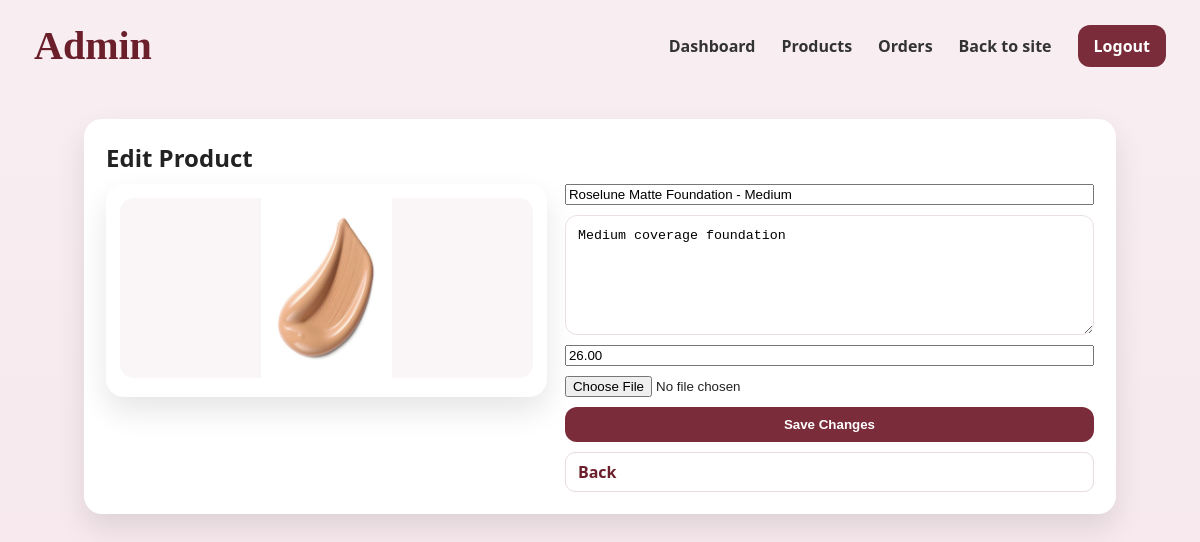
The page /admin/edit_product.php?id=2 (signed in) on the database its author committed.
### tables this page shows
CREATE TABLE `products` (
  `id` int(11) NOT NULL,
  `name` varchar(200) NOT NULL,
  `description` text DEFAULT NULL,
  `price` decimal(8,2) NOT NULL DEFAULT 0.00,
  `image` varchar(255) DEFAULT NULL,
  `shade` varchar(50) DEFAULT NULL,
  `created_at` timestamp NOT NULL DEFAULT current_timestamp(),
  `category` varchar(50) NOT NULL DEFAULT 'universal',
  `skin_tone` varchar(20) DEFAULT NULL
);

### config/helpers.php (called while the page is built, shortened)
<?php
function e($s){
  return htmlspecialchars($s ?? "", ENT_QUOTES, "UTF-8");
}
function url($path=""){
  return BASE_URL . ltrim($path, "/");
}

### admin/edit_product.php (the view, shortened to what this page needs)
<?php
require_once("../config/db.php");
require_once("../config/helpers.php");
$id = (int)($_GET["id"] ?? 0);
$stmt = $conn->prepare("SELECT id,name,description,price,image FROM products WHERE id=? LIMIT 1");
$stmt->bind_param("i", $id);
$stmt->execute();
$res = $stmt->get_result();
$p = $res->fetch_assoc();
?>
<!doctype html>
<html>
<head>
  <link rel="stylesheet" href="../assets/css/style.css">
</head>
<body>
<header class="main-header">
  <div class="logo">Admin</div>
  <nav>
    <a href="<?= url('admin/index.php') ?>">Dashboard</a>
    <a href="<?= url('admin/add_product.php') ?>">Products</a>
    <a href="<?= url('admin/orders.php') ?>">Orders</a>
    <a href="<?= url('index.php') ?>">Back to site</a>
    <a class="btn primary" href="<?= url('auth/logout.php') ?>">Logout</a>
  </nav>
</header>
<div class="container">
  <div class="section-card" style="background:#fff;">
    <h2 style="margin:0 0 10px 0;">Edit Product</h2>
    <div style="display:grid;grid-template-columns:1fr 1.2fr;gap:18px;align-items:start;">
      <div class="card">
        <img src="<?= url(e($p["image"])) ?>" alt="">
      </div>
      <form method="post" enctype="multipart/form-data" style="display:grid;gap:10px;">
        <input name="name" value="<?= e($p["name"]) ?>" required>
        <textarea name="description" required
          style="padding:12px;border-radius:12px;border:1px solid #eadfe3;min-height:120px;"><?= e($p["description"]) ?></textarea>
        <input name="price" type="number" step="0.01" value="<?= e($p["price"]) ?>" required>
        <input name="image" type="file" accept="image/*">
        <button class="btn primary" type="submit">Save Changes</button>
        <a class="small-btn" href="<?= url('admin/add_product.php') ?>">Back</a>
      </form>
    </div>
  </div>
</div>
</body>
</html>

### assets/css/style.css (style rules this page uses)
:root { --bg:#f7e9ee; --card:#fff; --brand:#6b1f2b; --muted:#666; --btn:#7b2c3a; --btn2:#8d3b49; --shadow:0 14px 30px rgba(0,0,0,.10); --radius:18px; }
* { box-sizing:border-box }
body { margin:0;font-family:system-ui, Arial;background:linear-gradient(#f8eef2,#f7e9ee);color:#222 }
a { color:var(--brand);text-decoration:none }
.main-header { padding:22px 34px; display:flex; justify-content:space-between; align-items:center; }
.logo { font-family:Georgia, serif; font-size:40px; color:var(--brand); font-weight:700; }
nav { display:flex;gap:26px;align-items:center }
nav a { color:#333;font-weight:600 }
.btn { border:0;border-radius:12px;padding:10px 16px; font-weight:800;cursor:pointer; }
.btn.primary { background:var(--btn);color:#fff }
.container { max-width:1100px;margin:0 auto;padding:0 34px 60px 34px }
.section-card { margin-top:28px; background:rgba(255,255,255,.55); border-radius:var(--radius); padding:22px; box-shadow:var(--shadow); }
.card { background:#fff;border-radius:18px; box-shadow:var(--shadow); padding:14px; }
.card img { width:100%;height:180px; object-fit:contain;border-radius:14px; background:#faf6f7; }
.small-btn { padding:8px 12px;border:1px solid #e6dbe0; background:#fff;border-radius:10px;font-weight:700;cursor:pointer; }
:root { --pink:#ff5da2; --pink2:#ff85bd; --text:#1d1d1f; --muted:#6b6b6f; --border:#eadfe3; }

### rows shown on the page
products: image (picture), name "Roselune Matte Foundation - Medium", description "Medium coverage foundation", price "26.00"
